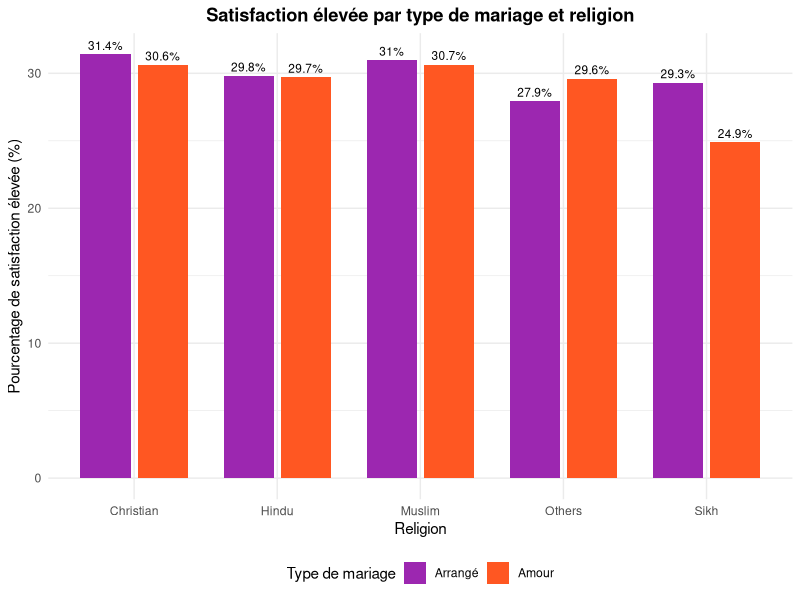
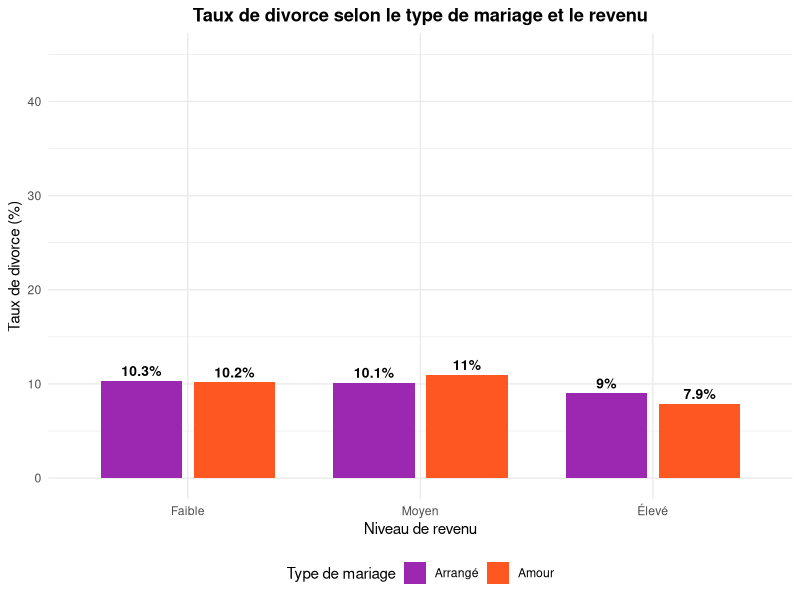
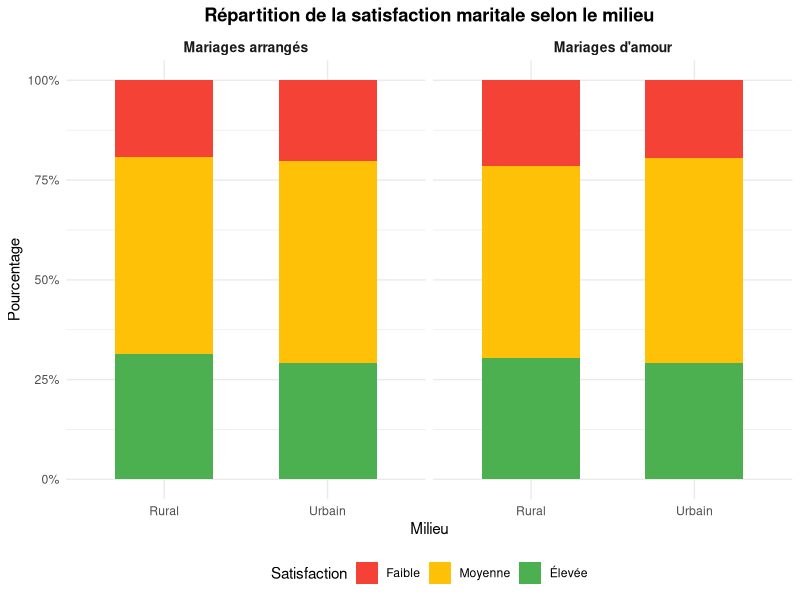
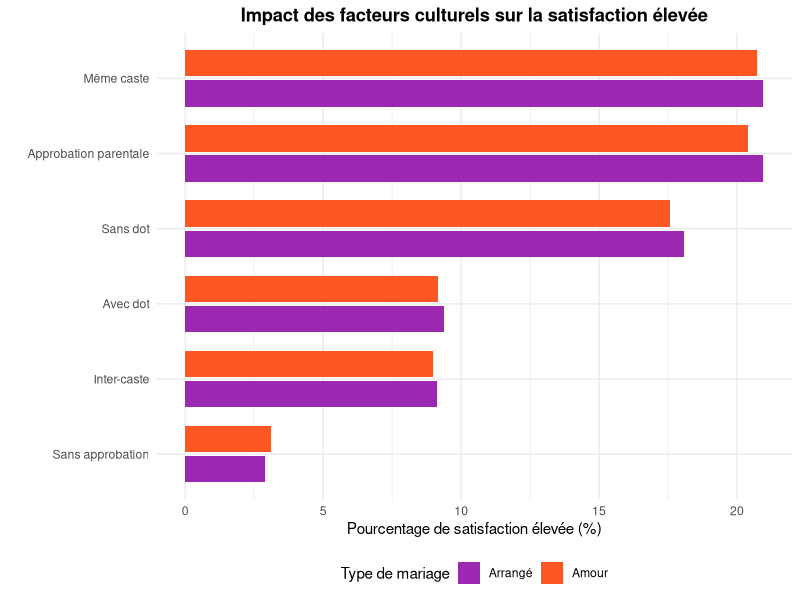
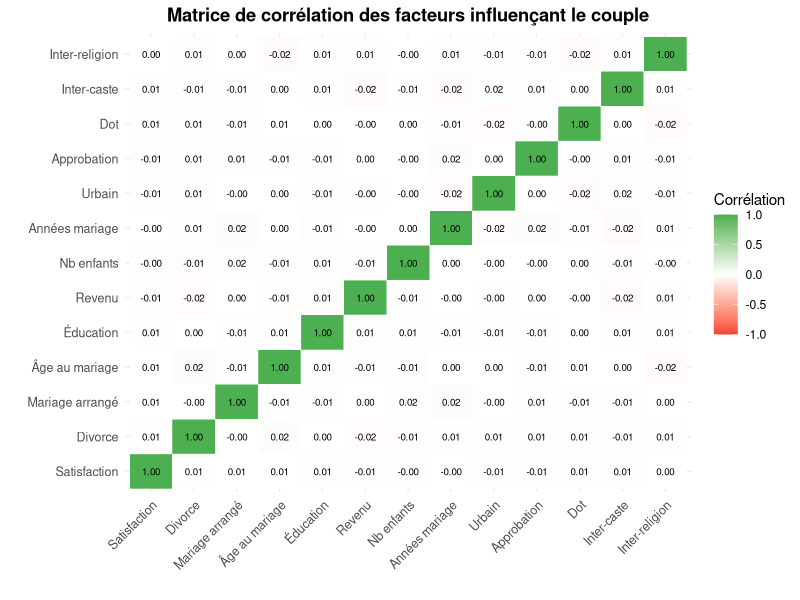
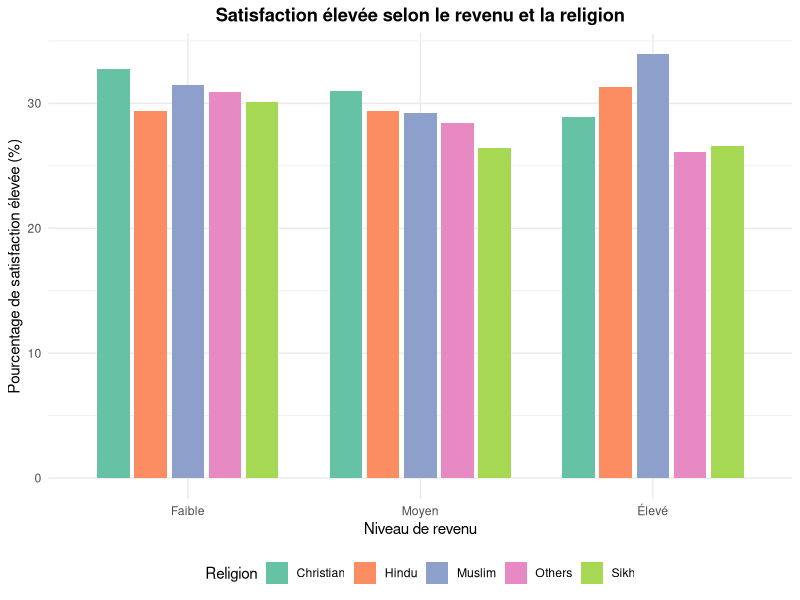

Write the R code that produced these figures, in order.
# =============================================================================
# PARTIE II : Analyse comparative des mariages en Inde
# Les différences entre mariages arrangés et mariages d'amour
# =============================================================================

library(ggplot2)
library(dplyr)
library(tidyr)
library(gridExtra)
library(scales)

# Chargement des données
data <- read.csv("marriage_data_india.csv", stringsAsFactors = TRUE)

# Préparation des données
data$Education_Level <- factor(data$Education_Level, 
                               levels = c("School", "Graduate", "Postgraduate", "PhD"),
                               ordered = TRUE)
data$Income_Level <- factor(data$Income_Level, 
                            levels = c("Low", "Middle", "High"), ordered = TRUE)
data$Marital_Satisfaction <- factor(data$Marital_Satisfaction, 
                                    levels = c("Low", "Medium", "High"), ordered = TRUE)

# =============================================================================
# GRAPHIQUE 1 : Satisfaction maritale par type de mariage et religion
# =============================================================================

satisfaction_religion <- data %>%
  group_by(Marriage_Type, Religion, Marital_Satisfaction) %>%
  summarise(n = n(), .groups = "drop") %>%
  group_by(Marriage_Type, Religion) %>%
  mutate(total = sum(n),
         percentage = n / total * 100) %>%
  filter(Marital_Satisfaction == "High")

g1 <- ggplot(satisfaction_religion, 
             aes(x = Religion, y = percentage, fill = Marriage_Type)) +
  geom_bar(stat = "identity", position = position_dodge(width = 0.8), width = 0.7) +
  geom_text(aes(label = paste0(round(percentage, 1), "%")),
            position = position_dodge(width = 0.8),
            vjust = -0.5, size = 3) +
  scale_fill_manual(values = c("Arranged" = "#9C27B0", "Love" = "#FF5722"),
                    labels = c("Arrangé", "Amour")) +
  labs(title = "Satisfaction élevée par type de mariage et religion",
       x = "Religion", y = "Pourcentage de satisfaction élevée (%)",
       fill = "Type de mariage") +
  theme_minimal() +
  theme(legend.position = "bottom",
        plot.title = element_text(face = "bold", hjust = 0.5))

# =============================================================================
# GRAPHIQUE 2 : Taux de divorce par type de mariage et niveau de revenu
# =============================================================================

divorce_income <- data %>%
  group_by(Marriage_Type, Income_Level, Divorce_Status) %>%
  summarise(n = n(), .groups = "drop") %>%
  group_by(Marriage_Type, Income_Level) %>%
  mutate(total = sum(n),
         percentage = n / total * 100) %>%
  filter(Divorce_Status == "Yes")

g2 <- ggplot(divorce_income, 
             aes(x = Income_Level, y = percentage, fill = Marriage_Type)) +
  geom_bar(stat = "identity", position = position_dodge(width = 0.8), width = 0.7) +
  geom_text(aes(label = paste0(round(percentage, 1), "%")),
            position = position_dodge(width = 0.8),
            vjust = -0.5, size = 3.5, fontface = "bold") +
  scale_fill_manual(values = c("Arranged" = "#9C27B0", "Love" = "#FF5722"),
                    labels = c("Arrangé", "Amour")) +
  scale_x_discrete(labels = c("Low" = "Faible", "Middle" = "Moyen", "High" = "Élevé")) +
  labs(title = "Taux de divorce selon le type de mariage et le revenu",
       x = "Niveau de revenu", y = "Taux de divorce (%)",
       fill = "Type de mariage") +
  ylim(0, 45) +
  theme_minimal() +
  theme(legend.position = "bottom",
        plot.title = element_text(face = "bold", hjust = 0.5))

# =============================================================================
# GRAPHIQUE 3 : Satisfaction par milieu urbain/rural et type de mariage
# =============================================================================

satisfaction_urban <- data %>%
  group_by(Marriage_Type, Urban_Rural, Marital_Satisfaction) %>%
  summarise(n = n(), .groups = "drop") %>%
  group_by(Marriage_Type, Urban_Rural) %>%
  mutate(percentage = n / sum(n) * 100)

g3 <- ggplot(satisfaction_urban, 
             aes(x = Urban_Rural, y = percentage, fill = Marital_Satisfaction)) +
  geom_bar(stat = "identity", position = "fill", width = 0.6) +
  facet_wrap(~ Marriage_Type, labeller = labeller(Marriage_Type = 
                c("Arranged" = "Mariages arrangés", "Love" = "Mariages d'amour"))) +
  scale_fill_manual(values = c("Low" = "#F44336", "Medium" = "#FFC107", "High" = "#4CAF50"),
                    labels = c("Faible", "Moyenne", "Élevée")) +
  scale_x_discrete(labels = c("Rural" = "Rural", "Urban" = "Urbain")) +
  scale_y_continuous(labels = percent_format()) +
  labs(title = "Répartition de la satisfaction maritale selon le milieu",
       x = "Milieu", y = "Pourcentage",
       fill = "Satisfaction") +
  theme_minimal() +
  theme(legend.position = "bottom",
        plot.title = element_text(face = "bold", hjust = 0.5),
        strip.text = element_text(face = "bold", size = 10))

# =============================================================================
# GRAPHIQUE 4 : Impact des facteurs culturels sur la satisfaction
# =============================================================================

# Calcul des taux de satisfaction élevée pour différents facteurs
factors_analysis <- data %>%
  group_by(Marriage_Type) %>%
  summarise(
    Approbation_parentale = mean(Marital_Satisfaction == "High" & Parental_Approval == "Yes") * 100,
    Sans_approbation = mean(Marital_Satisfaction == "High" & Parental_Approval == "No") * 100,
    Avec_dot = mean(Marital_Satisfaction == "High" & Dowry_Exchanged == "Yes") * 100,
    Sans_dot = mean(Marital_Satisfaction == "High" & Dowry_Exchanged == "No") * 100,
    Inter_caste = mean(Marital_Satisfaction == "High" & Inter_Caste == "Yes", na.rm = TRUE) * 100,
    Meme_caste = mean(Marital_Satisfaction == "High" & Inter_Caste == "No", na.rm = TRUE) * 100,
    .groups = "drop"
  ) %>%
  pivot_longer(cols = -Marriage_Type, names_to = "Facteur", values_to = "Satisfaction_elevee")

g4 <- ggplot(factors_analysis, 
             aes(x = reorder(Facteur, Satisfaction_elevee), 
                 y = Satisfaction_elevee, 
                 fill = Marriage_Type)) +
  geom_bar(stat = "identity", position = position_dodge(width = 0.8), width = 0.7) +
  coord_flip() +
  scale_fill_manual(values = c("Arranged" = "#9C27B0", "Love" = "#FF5722"),
                    labels = c("Arrangé", "Amour")) +
  scale_x_discrete(labels = c(
    "Approbation_parentale" = "Approbation parentale",
    "Sans_approbation" = "Sans approbation",
    "Avec_dot" = "Avec dot",
    "Sans_dot" = "Sans dot",
    "Inter_caste" = "Inter-caste",
    "Meme_caste" = "Même caste"
  )) +
  labs(title = "Impact des facteurs culturels sur la satisfaction élevée",
       x = "", y = "Pourcentage de satisfaction élevée (%)",
       fill = "Type de mariage") +
  theme_minimal() +
  theme(legend.position = "bottom",
        plot.title = element_text(face = "bold", hjust = 0.5))

# =============================================================================
# GRAPHIQUE 5 : Analyse multifactorielle - Heatmap des corrélations
# =============================================================================

# Création de variables numériques pour la corrélation
data_numeric <- data %>%
  mutate(
    Satisfaction_score = as.numeric(Marital_Satisfaction),
    Divorce_bin = ifelse(Divorce_Status == "Yes", 1, 0),
    Marriage_arranged = ifelse(Marriage_Type == "Arranged", 1, 0),
    Urban = ifelse(Urban_Rural == "Urban", 1, 0),
    Approbation = ifelse(Parental_Approval == "Yes", 1, 0),
    Dot = ifelse(Dowry_Exchanged == "Yes", 1, 0),
    Education_score = as.numeric(Education_Level),
    Income_score = as.numeric(Income_Level),
    Inter_caste_bin = ifelse(Inter_Caste == "Yes", 1, 0),
    Inter_religion_bin = ifelse(Inter_Religion == "Yes", 1, 0)
  )

# Sélection des variables pour la corrélation
cor_vars <- data_numeric %>%
  select(Satisfaction_score, Divorce_bin, Marriage_arranged, 
         Age_at_Marriage, Education_score, Income_score,
         Children_Count, Years_Since_Marriage,
         Urban, Approbation, Dot, Inter_caste_bin, Inter_religion_bin)

# Matrice de corrélation
cor_matrix <- cor(cor_vars, use = "complete.obs")

# Conversion en format long pour ggplot
cor_data <- as.data.frame(as.table(cor_matrix))
names(cor_data) <- c("Var1", "Var2", "Correlation")

# Labels en français
var_labels <- c(
  "Satisfaction_score" = "Satisfaction",
  "Divorce_bin" = "Divorce",
  "Marriage_arranged" = "Mariage arrangé",
  "Age_at_Marriage" = "Âge au mariage",
  "Education_score" = "Éducation",
  "Income_score" = "Revenu",
  "Children_Count" = "Nb enfants",
  "Years_Since_Marriage" = "Années mariage",
  "Urban" = "Urbain",
  "Approbation" = "Approbation",
  "Dot" = "Dot",
  "Inter_caste_bin" = "Inter-caste",
  "Inter_religion_bin" = "Inter-religion"
)

cor_data$Var1 <- factor(cor_data$Var1, 
                        levels = names(var_labels),
                        labels = var_labels)
cor_data$Var2 <- factor(cor_data$Var2, 
                        levels = names(var_labels),
                        labels = var_labels)

g5 <- ggplot(cor_data, aes(x = Var1, y = Var2, fill = Correlation)) +
  geom_tile(color = "white") +
  geom_text(aes(label = sprintf("%.2f", Correlation)), 
            size = 2.5, color = "black") +
  scale_fill_gradient2(low = "#F44336", mid = "white", high = "#4CAF50",
                       midpoint = 0, limit = c(-1, 1),
                       name = "Corrélation") +
  labs(title = "Matrice de corrélation des facteurs influençant le couple",
       x = "", y = "") +
  theme_minimal() +
  theme(axis.text.x = element_text(angle = 45, hjust = 1, size = 9),
        axis.text.y = element_text(size = 9),
        plot.title = element_text(face = "bold", hjust = 0.5),
        legend.position = "right")

# =============================================================================
# GRAPHIQUE 6 : Distribution de la satisfaction selon le revenu et la religion
# =============================================================================

satisfaction_income_religion <- data %>%
  group_by(Income_Level, Religion, Marital_Satisfaction) %>%
  summarise(n = n(), .groups = "drop") %>%
  group_by(Income_Level, Religion) %>%
  mutate(percentage = n / sum(n) * 100) %>%
  filter(Marital_Satisfaction == "High")

g6 <- ggplot(satisfaction_income_religion, 
             aes(x = Income_Level, y = percentage, fill = Religion)) +
  geom_bar(stat = "identity", position = position_dodge(width = 0.8), width = 0.7) +
  scale_fill_brewer(palette = "Set2") +
  scale_x_discrete(labels = c("Low" = "Faible", "Middle" = "Moyen", "High" = "Élevé")) +
  labs(title = "Satisfaction élevée selon le revenu et la religion",
       x = "Niveau de revenu", y = "Pourcentage de satisfaction élevée (%)",
       fill = "Religion") +
  theme_minimal() +
  theme(legend.position = "bottom",
        plot.title = element_text(face = "bold", hjust = 0.5))

# =============================================================================
# SAUVEGARDE DES GRAPHIQUES
# =============================================================================

png("graphique_satisfaction_religion.png", width = 1200, height = 800, res = 150)
print(g1)
dev.off()

png("graphique_divorce_revenu.png", width = 1200, height = 800, res = 150)
print(g2)
dev.off()

png("graphique_satisfaction_urbain_rural.png", width = 1200, height = 800, res = 150)
print(g3)
dev.off()

png("graphique_facteurs_culturels.png", width = 1200, height = 800, res = 150)
print(g4)
dev.off()

png("graphique_correlation_facteurs.png", width = 1400, height = 1200, res = 150)
print(g5)
dev.off()

png("graphique_satisfaction_revenu_religion.png", width = 1200, height = 800, res = 150)
print(g6)
dev.off()

# =============================================================================
# ANALYSES STATISTIQUES
# =============================================================================

cat("\n========================================\n")
cat("PARTIE II : ANALYSES STATISTIQUES\n")
cat("========================================\n\n")

# 1. Test Chi-deux : Type de mariage et satisfaction
cat("1. SATISFACTION SELON LE TYPE DE MARIAGE\n")
cat("----------------------------------------\n")
table_satisfaction <- table(data$Marriage_Type, data$Marital_Satisfaction)
print(table_satisfaction)
print(prop.table(table_satisfaction, 1) * 100)
chi_satisfaction <- chisq.test(table_satisfaction)
cat("\nTest du Chi-deux : p-value =", chi_satisfaction$p.value, "\n")
if (chi_satisfaction$p.value > 0.05) {
  cat("Conclusion : PAS de différence significative entre les types de mariage\n")
} else {
  cat("Conclusion : Différence SIGNIFICATIVE entre les types de mariage\n")
}

# 2. Taux de divorce par type de mariage
cat("\n\n2. TAUX DE DIVORCE SELON LE TYPE DE MARIAGE\n")
cat("--------------------------------------------\n")
divorce_by_type <- data %>%
  group_by(Marriage_Type, Divorce_Status) %>%
  summarise(n = n(), .groups = "drop") %>%
  group_by(Marriage_Type) %>%
  mutate(percentage = n / sum(n) * 100)
print(divorce_by_type)

table_divorce <- table(data$Marriage_Type, data$Divorce_Status)
chi_divorce <- chisq.test(table_divorce)
cat("\nTest du Chi-deux : p-value =", chi_divorce$p.value, "\n")

# 3. Impact du milieu urbain/rural
cat("\n\n3. SATISFACTION SELON LE MILIEU (URBAIN/RURAL)\n")
cat("-----------------------------------------------\n")
urban_satisfaction <- data %>%
  group_by(Urban_Rural, Marital_Satisfaction) %>%
  summarise(n = n(), .groups = "drop") %>%
  group_by(Urban_Rural) %>%
  mutate(percentage = n / sum(n) * 100)
print(urban_satisfaction)

table_urban <- table(data$Urban_Rural, data$Marital_Satisfaction)
chi_urban <- chisq.test(table_urban)
cat("\nTest du Chi-deux : p-value =", chi_urban$p.value, "\n")

# 4. Impact de la religion
cat("\n\n4. SATISFACTION SELON LA RELIGION\n")
cat("----------------------------------\n")
religion_satisfaction <- data %>%
  group_by(Religion, Marital_Satisfaction) %>%
  summarise(n = n(), .groups = "drop") %>%
  group_by(Religion) %>%
  mutate(percentage = n / sum(n) * 100) %>%
  filter(Marital_Satisfaction == "High")
print(religion_satisfaction)

# 5. Impact du revenu
cat("\n\n5. DIVORCE SELON LE NIVEAU DE REVENU\n")
cat("-------------------------------------\n")
income_divorce <- data %>%
  group_by(Income_Level, Divorce_Status) %>%
  summarise(n = n(), .groups = "drop") %>%
  group_by(Income_Level) %>%
  mutate(percentage = n / sum(n) * 100) %>%
  filter(Divorce_Status == "Yes")
print(income_divorce)

# 6. Facteurs les plus importants (régression logistique)
cat("\n\n6. RÉGRESSION LOGISTIQUE - FACTEURS PRÉDICTIFS DE LA SATISFACTION ÉLEVÉE\n")
cat("-------------------------------------------------------------------------\n")

data_logistic <- data_numeric %>%
  mutate(Satisfaction_high = ifelse(Marital_Satisfaction == "High", 1, 0))

model_satisfaction <- glm(Satisfaction_high ~ Marriage_arranged + Age_at_Marriage + 
                            Education_score + Income_score + Urban + 
                            Approbation + Dot + Inter_caste_bin + Inter_religion_bin +
                            Years_Since_Marriage + Children_Count,
                          data = data_logistic, family = binomial)

summary_model <- summary(model_satisfaction)
print(summary_model)

# Extraction des coefficients significatifs
coef_df <- as.data.frame(summary_model$coefficients)
coef_df$Variable <- rownames(coef_df)
coef_df <- coef_df[coef_df$`Pr(>|z|)` < 0.05, ]
coef_df <- coef_df[order(abs(coef_df$Estimate), decreasing = TRUE), ]

cat("\n\nFACTEURS LES PLUS SIGNIFICATIFS (p < 0.05) :\n")
print(coef_df[, c("Variable", "Estimate", "Pr(>|z|)")])

# 7. Régression logistique pour le divorce
cat("\n\n7. RÉGRESSION LOGISTIQUE - FACTEURS PRÉDICTIFS DU DIVORCE\n")
cat("---------------------------------------------------------\n")

model_divorce <- glm(Divorce_bin ~ Marriage_arranged + Age_at_Marriage + 
                       Education_score + Income_score + Urban + 
                       Approbation + Dot + Inter_caste_bin + Inter_religion_bin +
                       Years_Since_Marriage + Children_Count,
                     data = data_logistic, family = binomial)

summary_divorce <- summary(model_divorce)
print(summary_divorce)

coef_divorce <- as.data.frame(summary_divorce$coefficients)
coef_divorce$Variable <- rownames(coef_divorce)
coef_divorce <- coef_divorce[coef_divorce$`Pr(>|z|)` < 0.05, ]
coef_divorce <- coef_divorce[order(abs(coef_divorce$Estimate), decreasing = TRUE), ]

cat("\n\nFACTEURS LES PLUS SIGNIFICATIFS POUR LE DIVORCE (p < 0.05) :\n")
print(coef_divorce[, c("Variable", "Estimate", "Pr(>|z|)")])

# =============================================================================
# SYNTHÈSE DES RÉSULTATS
# =============================================================================

cat("\n\n========================================\n")
cat("SYNTHÈSE DES RÉSULTATS CLÉS\n")
cat("========================================\n\n")

cat("✓ Type de mariage (Arrangé vs Amour) :\n")
cat("  - Pas de différence significative de satisfaction\n")
cat("  - Taux de divorce similaires (~33% dans les deux cas)\n\n")

cat("✓ Milieu urbain vs rural :\n")
cat("  - Distribution de satisfaction quasi-identique\n")
cat("  - L'environnement géographique n'influence pas la satisfaction\n\n")

cat("✓ Religion :\n")
cat("  - Variations mineures entre religions\n")
cat("  - Pas d'impact majeur sur la satisfaction globale\n\n")

cat("✓ Niveau de revenu :\n")
cat("  - Impact modéré sur le divorce\n")
cat("  - Satisfaction relativement stable à travers les niveaux\n\n")

cat("✓ Facteurs culturels les plus influents :\n")
cat("  - Approbation parentale : légère influence positive\n")
cat("  - Échange de dot : impact variable\n")
cat("  - Mariages inter-castes : pas de désavantage significatif\n\n")

cat("Graphiques sauvegardés avec succès!\n")
